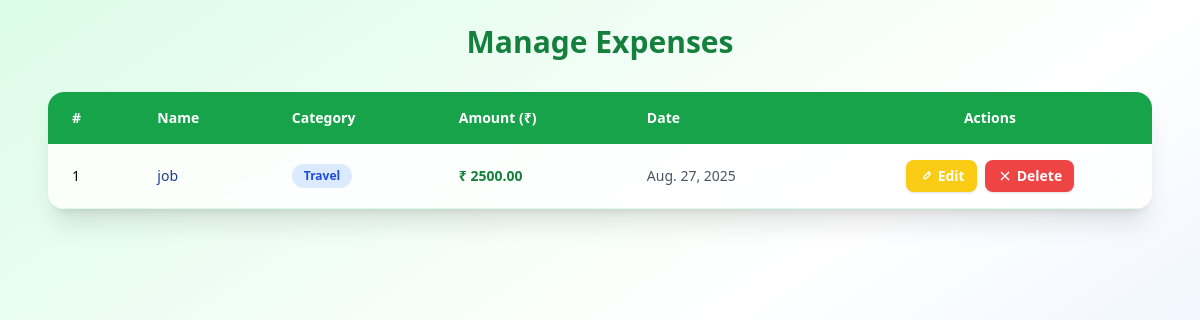
The app's page /manage-expenses/ (signed in) with its own data.
### expenses/models.py (models this page shows, shortened)
class Expense(models.Model):
    CATEGORY_CHOICES = [
        ('Food', 'Food'),
        ('Travel', 'Travel'),
        ('Shopping', 'Shopping'),
        ('Bills', 'Bills'),
        ('Other', 'Other'),
    ]
    VISIBILITY_CHOICES = [
        ('private', 'Private'),
        ('shared', 'Shared'),
    ]
    user = models.ForeignKey(User, on_delete=models.CASCADE)
    title = models.CharField(max_length=100)
    amount = models.DecimalField(max_digits=10, decimal_places=2)
    category = models.CharField(max_length=50, choices=CATEGORY_CHOICES)
    date = models.DateField(auto_now_add=True)
    description = models.TextField(blank=True, null=True)
    visibility = models.CharField(max_length=10, choices=VISIBILITY_CHOICES, default='private')  # ← new field

### expenses/views.py (the view)
# urls.py: path('manage-expenses/', views.manage_expenses, name='manage_expenses'),
@login_required(login_url='admin_login')
def manage_expenses(request):
    expenses = Expense.objects.all().order_by('-date')
    return render(request, 'manage_expenses.html', {'expenses': expenses})

### expenses/templates/manage_expenses.html (shortened to what this page needs)
<!DOCTYPE html>
<html lang="en">
<head>
    <script src="https://cdn.tailwindcss.com"></script>
</head>
<body class="bg-gradient-to-br from-green-100 via-white to-blue-100 min-h-screen font-sans">
<div class="max-w-6xl mx-auto p-6" x-data="{ showModal: false, deleteUrl: '' }">
    <h1 class="text-3xl font-extrabold text-green-700 mb-8 text-center">Manage Expenses</h1>
    <div class="overflow-x-auto rounded-2xl shadow-xl bg-white/80 backdrop-blur-lg">
        <table class="min-w-full text-sm">
            <thead class="bg-green-600 text-white">
                <tr>
                    <th class="py-4 px-6 text-left font-semibold">#</th>
                    <th class="py-4 px-6 text-left font-semibold">Name</th>
                    <th class="py-4 px-6 text-left font-semibold">Category</th>
                    <th class="py-4 px-6 text-left font-semibold">Amount (₹)</th>
                    <th class="py-4 px-6 text-left font-semibold">Date</th>
                    <th class="py-4 px-6 text-center font-semibold">Actions</th>
                </tr>
            </thead>
            <tbody>
                {% for expense in expenses %}
                <tr class="border-b border-green-100 hover:bg-green-50/60 transition">
                    <td class="py-4 px-6">{{ forloop.counter }}</td>
                    <td class="py-4 px-6 font-medium text-blue-900">{{ expense.title }}</td>
                    <td class="py-4 px-6">
                        <span class="inline-block px-3 py-1 rounded-full bg-blue-100 text-blue-700 text-xs font-semibold">{{ expense.category }}</span>
                    </td>
                    <td class="py-4 px-6 text-green-700 font-semibold">₹ {{ expense.amount }}</td>
                    <td class="py-4 px-6 text-gray-600">{{ expense.date }}</td>
                    <td class="py-4 px-6 text-center flex justify-center gap-2">
                        <a href="{% url 'edit_expense' expense.id %}" class="inline-flex items-center gap-1 bg-yellow-400 hover:bg-yellow-500 text-white px-3 py-1.5 rounded-lg font-semibold transition shadow" title="Edit">
                            <svg class="w-4 h-4" fill="none" stroke="currentColor" stroke-width="2" viewBox="0 0 24 24">
                                <path d="M15.232 5.232l3.536 3.536M9 13l6-6 3 3-6 6H9v-3z"/>
                            </svg>
                            Edit
                        </a>
                        <button
                            @click="showModal = true; deleteUrl = '{% url 'delete_expense' expense.id %}'"
                            class="inline-flex items-center gap-1 bg-red-500 hover:bg-red-600 text-white px-3 py-1.5 rounded-lg font-semibold transition shadow"
                            title="Delete"
                            type="button"
                        >
                            <svg class="w-4 h-4" fill="none" stroke="currentColor" stroke-width="2" viewBox="0 0 24 24">
                                <path d="M6 18L18 6M6 6l12 12"/>
                            </svg>
                            Delete
                        </button>
                    </td>
                </tr>
                {% empty %}
                <tr>
                    <td colspan="6" class="py-6 text-center text-gray-500">No expenses found.</td>
                </tr>
                {% endfor %}
            </tbody>
        </table>
    </div>
</div>
</body>
</html>

### records on screen
Expense: title "job", category "Travel", amount "2500.00", date "Aug. 27, 2025"
